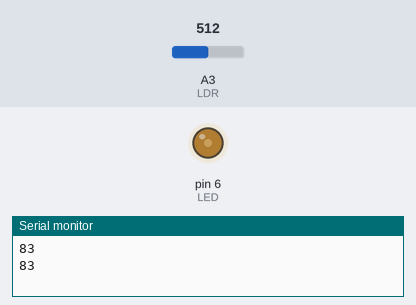
A sketch run on a simulated Arduino Uno, built with avr-gcc and run on an emulated ATmega328P. Shown: output pins drawn as LEDs (lit = HIGH), the last lines printed to the serial monitor. The inputs (shaded band) are chosen by the test bench; at power-on: A3 (LDR) = 512.

Above: at 1.8 s.
1.9 s: A3 (LDR) set to 716
At 3.2 s:
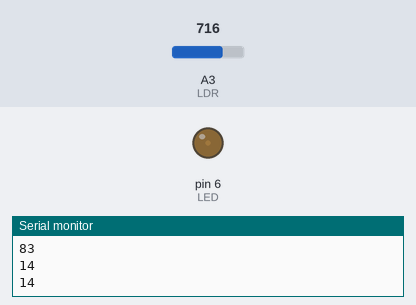
3.5 s: A3 (LDR) set to 900
At 4.7 s:
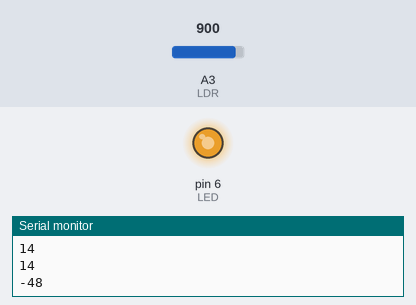
5.5 s: A3 (LDR) set to 1023
At 6.3 s:
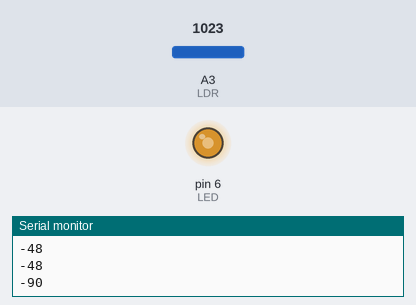
7.5 s: A3 (LDR) set to 511
At 9.0 s:
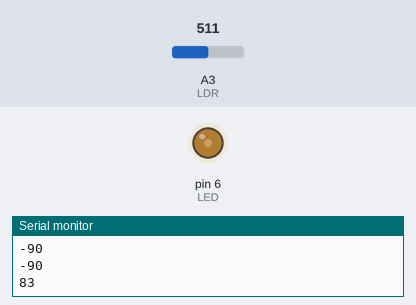
Timing chart, 0 to 10.5 s (numbered marks = the images above; inputs shaded):
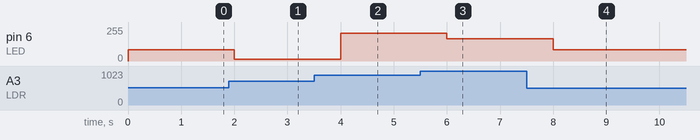

Measured:
- after the input at 1.9 s, pin 6 (LED): 83/255 → 14/255 after 0.10 s
- after the input at 3.5 s, pin 6 (LED): 14/255 → 208/255 after 0.50 s
- after the input at 5.5 s, pin 6 (LED): 208/255 → 166/255 after 0.50 s
- after the input at 7.5 s, pin 6 (LED): 166/255 → 83/255 after 0.50 s

The sketch:

LightSensorLED.ino
```cpp
#define LDR A3
#define LED 6

int inputval=0;
int outputval=0;

void setup() {
  // put your setup code here, to run once:
  pinMode(LDR,INPUT);
  pinMode(LED,OUTPUT);

  Serial.begin(9600);
}

void loop() {
  // put your main code here, to run repeatedly:
  inputval=analogRead(LDR);
  outputval=map(inputval,0,756,255,0);

  analogWrite(LED,outputval);
  Serial.println(outputval);

  delay(1000);
}
```
